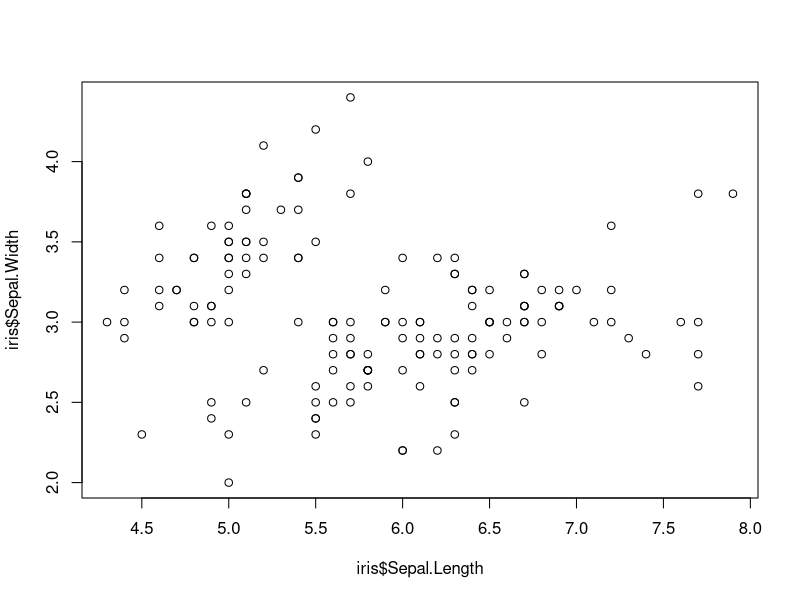
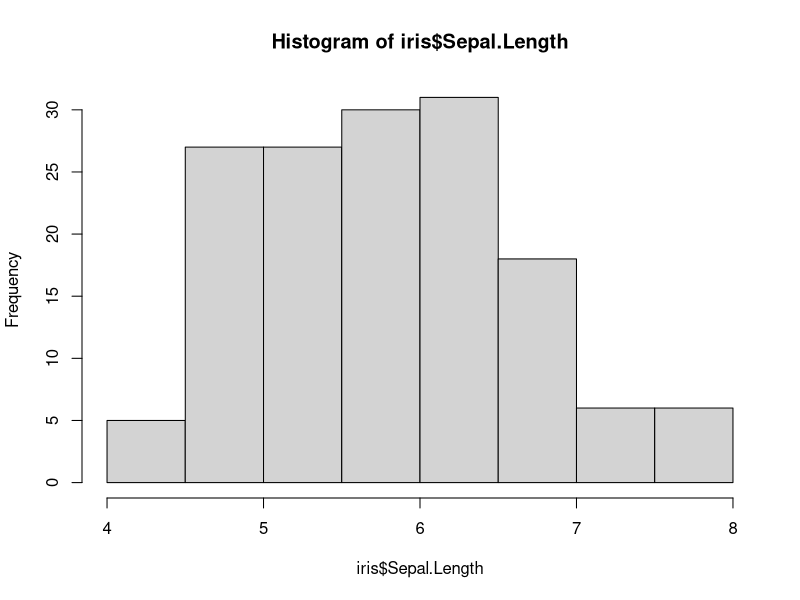
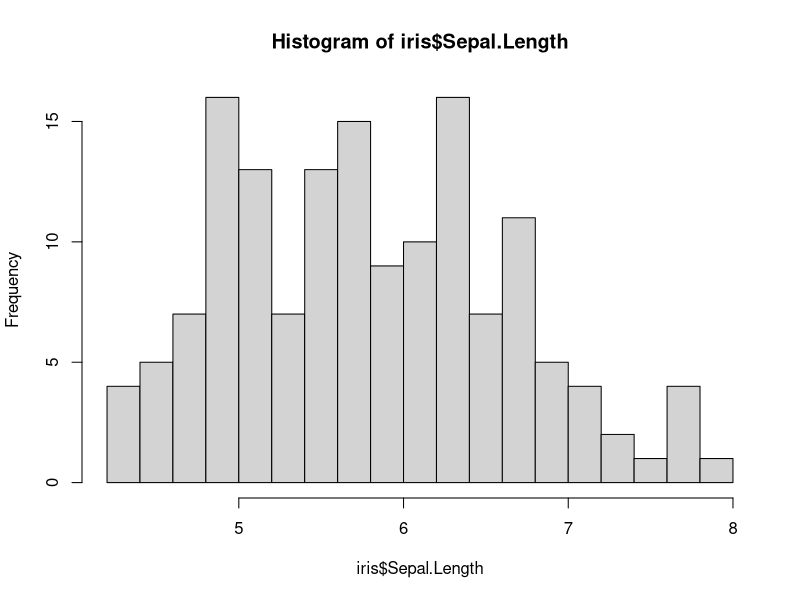
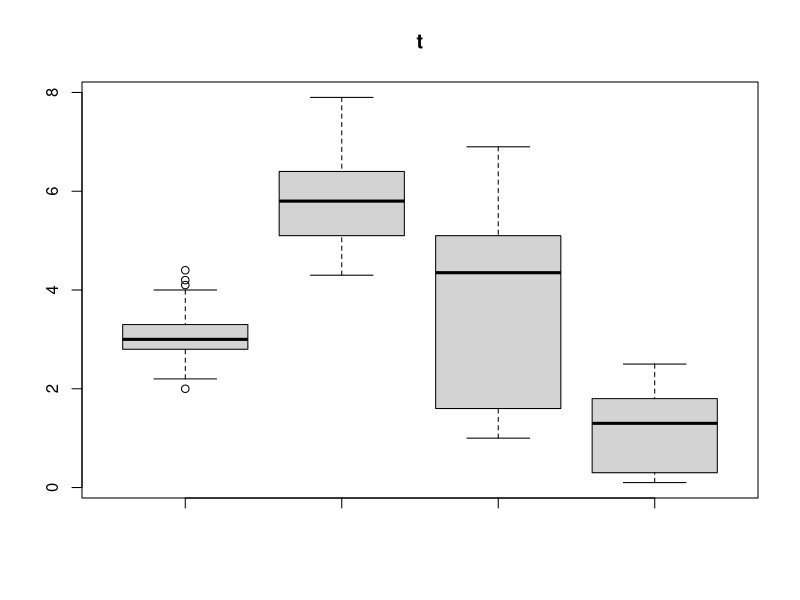
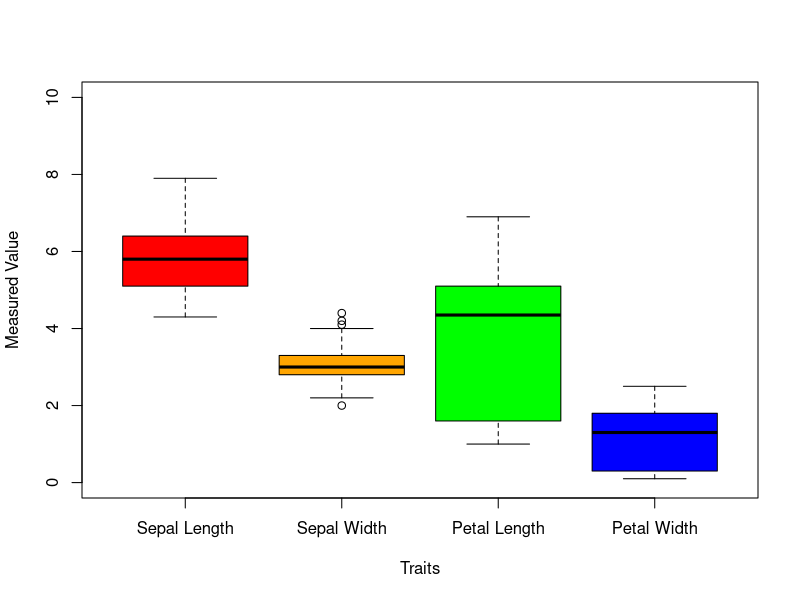

The R script that drew these images, in order:
## ITMATEd MSTR
## Intro to R Workshop -- Day Two
#
#
## Created: BF Voight
## on: 04-11-2021
#

###########################
## 0. Overview
#
# This is a very short primer, with examples
# of plotting in R via ggplot2
#
# and a creating a github account to make pipelines
# for your work
#
# Available at: 
# https://github.com/bvoight/ITMAT_R_Workshop
#
# Some short slides are also available at:
# http://bit.ly/ITMATEd_R_Workshop
#
# I've assumed you've already gone through Day 1
# which means at least you have R, Rstudio installed
# and that you know about some BaseR syntax
# as well as a bit of tidyverse syntax
#
# For setup here, please go to github and create an account:
# https://github.com/join
#
# After you have created an account, download and install
# github desktop on your machine:
# https://desktop.github.com/
#
####

## First, let's do a little bit of setup.
#
# let's set our working directory to our workspace (I had mine on my desktop)
# setwd("C:/Users/bvoight/Desktop/ITMAT_Workshop")

# let's also load a library that we'll need: tidyverse
library(tidyverse)

############################
## I. Creating your first repository
#
# I personally think the *easiest* way to create a new repository
# is to do it on your account on github
#
# then, clone that onto your machine and add things accordingly
#
# https://github.com/ -> Log in -> click on '+' icon in upper right 
# -> new repository 
#
# Name it what you'd like
#
# Give it a description
#
# Let's make this one 'private' for now (you can change this)
#
# Click the boxes "Add a README.md"
#
# "Choose a License" -> MIT License

#####
# Great! You've made your first repo. Now, let's place this onto your
# computer. Lots of ways to do this, but here's one:
#
# First, click on the green "code" button and copy the link (click on the 'clipboard' icon)
# 
# Second, open github desktop --> Options --> Sign in
#
# Then, click on "Current Repository" --> Add --> paste the link under "Repository URL"
# 
# Finally, set "Local path" to be your ITMAT_workshop directory
#
# click "clone"!

######
# Wondrous! The working directory of that now can be used to
# stage edits/updates to this repo.
#
# The cycle of github-ery that you will generally follow here is:
#
# 1. PULL. Before you start work, make sure that your local version
#    is the most up-to-date.
# 2. EDIT. Make edits, add files, and stage changes. Nicely, github desktop will 'track'
#    What changes you have made to that local directory.
# 3. COMMIT. Review the changes that you have made. Usually, you want to keep are all 
#    in there. But github gives you the option of choosing what you put forth or remove.
# 4. PUSH. After you commit, you then send (push) your version to your master repo
#    that is on the cloud. 
#
# You can then cycle through these steps (particularly 2-4) as many times as you
# want to make updates to your repo.

#######
# Ok, let's try it out.
#
# first, let's make a new .R file in Rstudio
#
# Click Green + and Paper icon (upper left) --> "R Script"
#
# let's add a wee bit of content -- you can follow along with this
#
# then let's save it to the repo directory

########
# great! Now if we turn back to github desktop, it has the new
# file tracked as 'changed' (added) with the content you just made
#
# We can add a little description
#
# then click the blue "commit to main" button
#
# OK, we're not quite done yet. We can stage a bunch of adds, but they
# don't go up on your cloud repo until you press the
#
# blue "PUSH ORIGIN" button
#
# Done! Let's check online and there you have it, your R notebook is up there

#########################
# Follow-up Questions: Part I
#
# 1. Since I'm a generous person and I want you to have everything, please
# feel free to clone the materials online
#
# this include material from Day One, so you won't feel left out!
#
# You can find it at: 
#
# https://github.com/bvoight/ITMAT_R_Workshop

###################
# II. Plotting in Base-R
#
# At the very basic level, R provides capabilities to plot data

# let's go back to our iris example
iris

# we can make very basic plots using, well, plot()
?plot
plot(iris$Sepal.Length,iris$Sepal.Width)

# let's make a histogram of data instead
hist(iris$Sepal.Length)

# mmm these bins are too wide, let's make more of them
hist(iris$Sepal.Length, n=16)

# Let's make a boxplot instead
boxplot(iris$Sepal.Width,iris$Sepal.Length, iris$Petal.Length, iris$Petal.Width, main="t")

# Feels like we need to set some asethetics about the plot
?boxplot
?hist
?plot

# mostly in base R:
#
# xlab, ylab: Labels for the x and y axes
# main:       main title for the figure
# 
# xlim, ylim: set the limts for the the range of x and y axes
# 
# col:        change the coloring for the plot
# pch:        type of points that are used (e.g., *, circle, triangle, etc.)
# cex:        sizing for the points you are using

# ok let's revamp our boxplot a little bit
boxplot(iris[,1:4], 
        col=c("red","orange","green", "blue"), 
        ylim=c(0,10), 
        ylab="Measured Value",
        xlab="Traits",
        names=c("Sepal Length", "Sepal Width", "Petal Length", "Petal Width"))


#########################
# Question for Part II
#
# 1. 

###########################
## write plot

